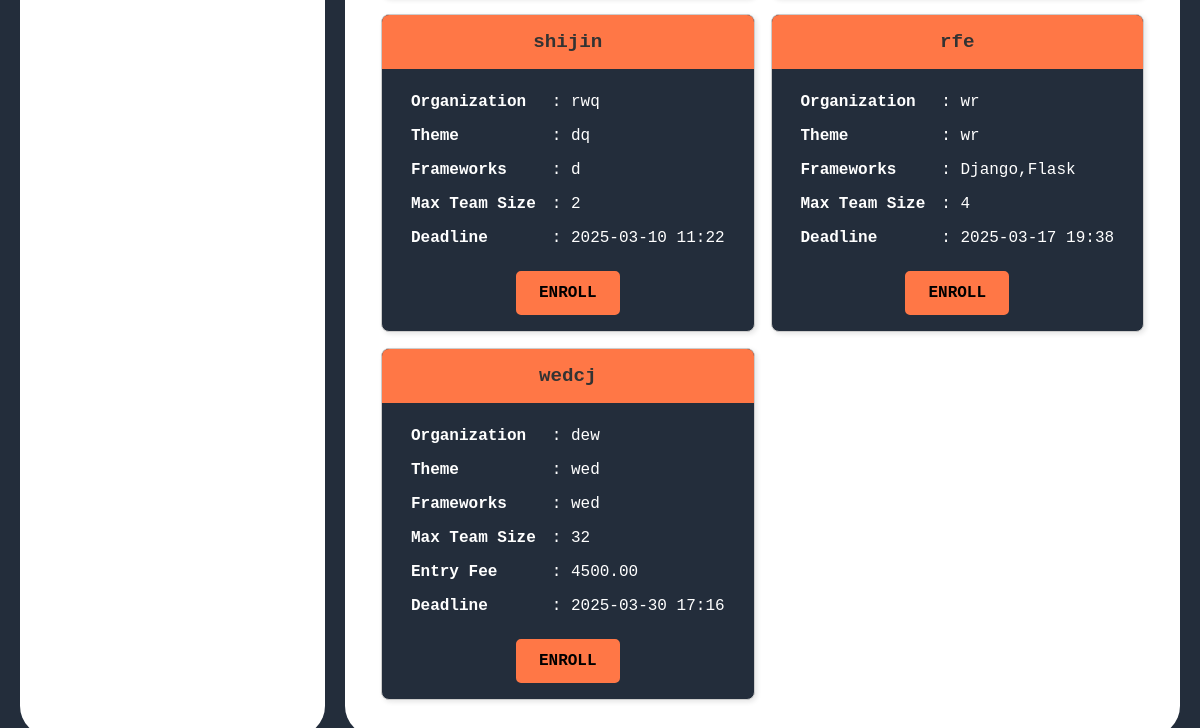
The app's page /competitor/find_group_events/ (lower part), older data.
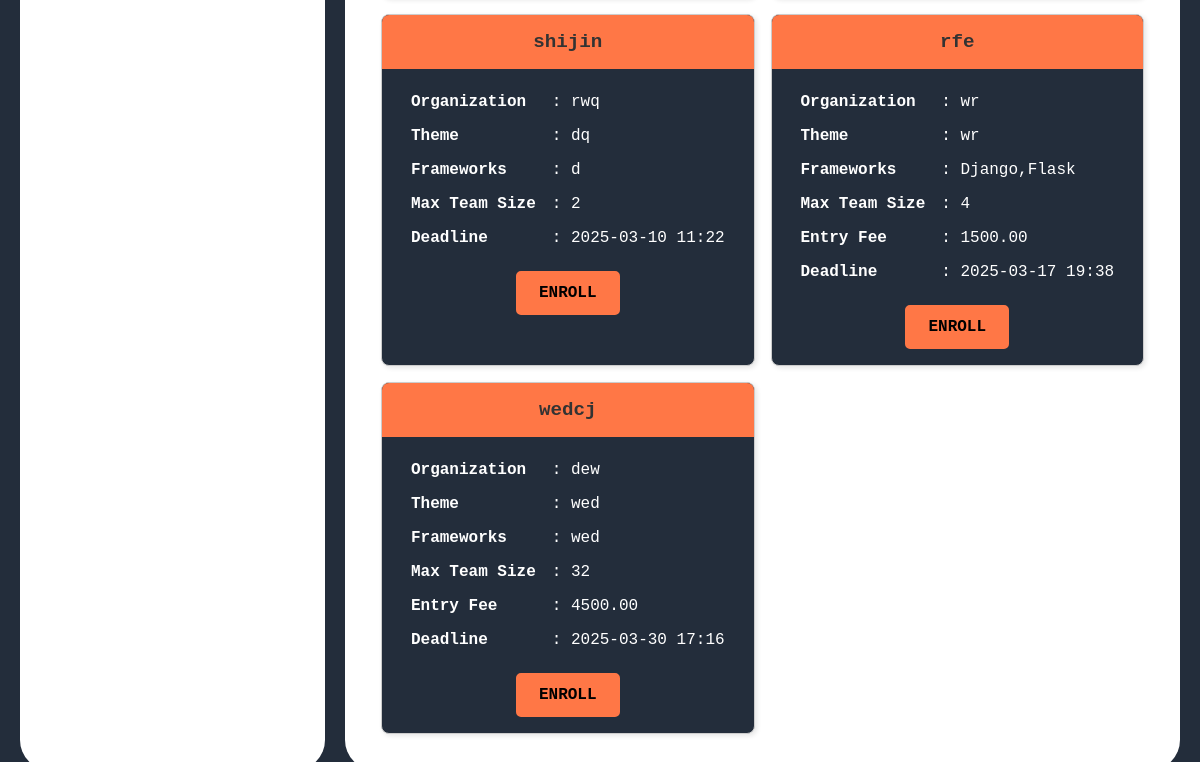
The same page, newer data.
### host/models.py (models this page shows, shortened)
class GroupEvent(models.Model):
    hackathon_name = models.CharField(max_length=200)
    organization = models.CharField(max_length=200)
    theme = models.CharField(max_length=200)
    frameworks = models.CharField(max_length=300)
    max_team_size = models.IntegerField()
    last_submission_datetime = models.DateTimeField()
    evaluation_criteria = models.TextField()
    created_by = models.ForeignKey(settings.AUTH_USER_MODEL, on_delete=models.CASCADE, related_name="group_events")
    entry_fee = models.DecimalField(max_digits=10, decimal_places=2, default=0.00)

### competitor/views.py (the view)
# urls.py: path('find_group_events/',views.find_group_events,name='find_group_events'),
def find_group_events(request):
    group_events = GroupEvent.objects.all()
    return render(request,'competitor/find_group_events.html',{"group_events":group_events})

### templates/competitor/find_group_events.html (shortened to what this page needs)
{% extends "competitor/competitor_dashboard.html" %}
{% block right_div %}
{% if group_events %}
                <div class="cards-container" style="display: grid; grid-template-columns: repeat(2, 1fr); gap: 16px;">
                    {% for event in group_events %}
                        <div class="card" >
                            <div class="hackathon_name">
                                {{ event.hackathon_name }}
                            </div>
                            <div style="padding: 16px; text-align: center;">
                                <table style="margin: 0 auto; text-align: left; border-collapse: collapse;color:white;">
                                    <tr>
                                        <td style="padding: 8px;"><strong>Organization</strong></td>
                                        <td style="padding: 8px;">: {{ event.organization }}</td>
                                    </tr>
                                    <tr>
                                        <td style="padding: 8px;"><strong>Theme</strong></td>
                                        <td style="padding: 8px;">: {{ event.theme }}</td>
                                    </tr>
                                    <tr>
                                        <td style="padding: 8px;"><strong>Frameworks</strong></td>
                                        <td style="padding: 8px;">: {{ event.frameworks }}</td>
                                    </tr>
                                    <tr>
                                        <td style="padding: 8px;"><strong>Max Team Size</strong></td>
                                        <td style="padding: 8px;">: {{ event.max_team_size }}</td>
                                    </tr>
                                    {% if  event.entry_fee != 0 %}
                                    <tr>
                                        <td style="padding: 8px;"><strong>Entry Fee</strong></td>
                                        <td style="padding: 8px;">: {{ event.entry_fee }}</td>
                                    </tr>
                                    {%endif%}
                                    <tr>
                                        <td style="padding: 8px;"><strong>Deadline</strong></td>
                                        <td style="padding: 8px;">: {{ event.last_submission_datetime|date:"Y-m-d H:i" }}</td>
                                    </tr>
                                </table>
                                <div style="text-align: center; margin-top: 16px;">
                                    <a href="{% url 'competitor:enroll_in_event' event.id %}" class="btn-like">
                                        ENROLL
                                    </a>
                                </div>
                            </div>
                        </div>
                    {% endfor %}
                </div>
            {% else %}
                <p>No group events found. <a href="{% url 'host:create_group_event' %}">Create your first event!</a></p>
            {% endif %}
{% endblock right_div %}

Row changes from the older to the newer data that the page shows:
changed GroupEvent "rfe": entry_fee (not shown) → "1500.00"
